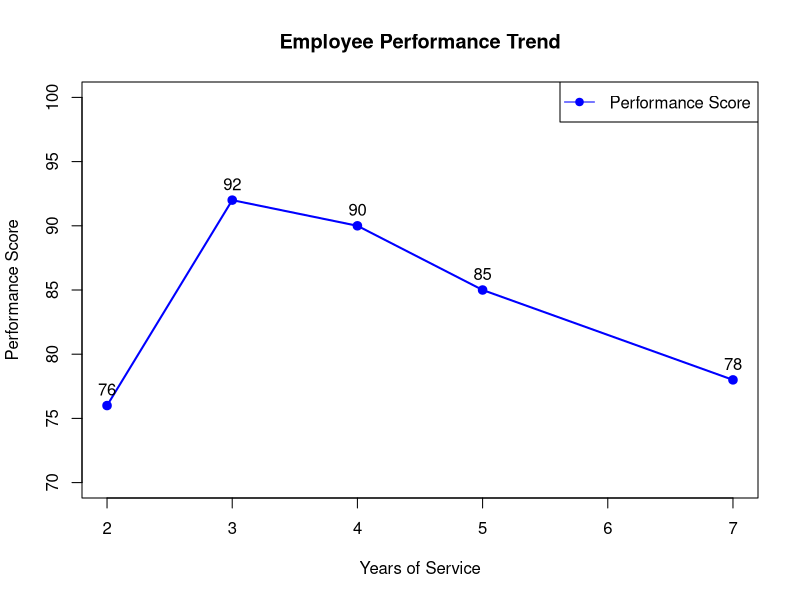
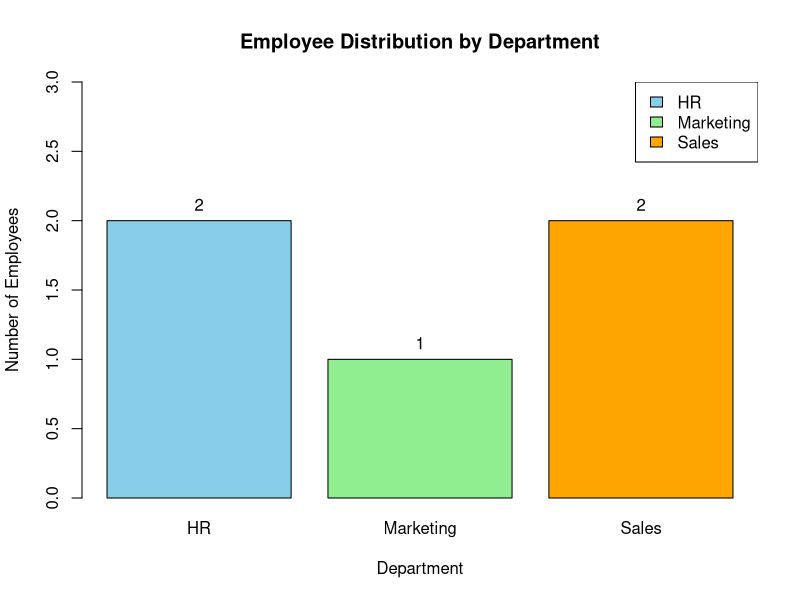
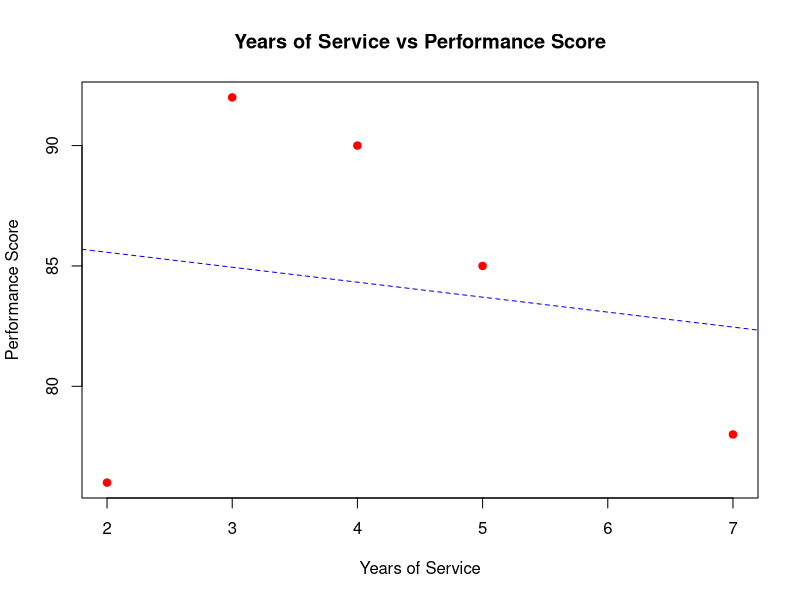

The R source for these figures, in order:
employee_id <- c(1, 2, 3, 4, 5)
department <- c("Sales", "HR", "Marketing", "Sales", "HR")
years <- c(5, 3, 7, 4, 2)
score <- c(85, 92, 78, 90, 76)

ord <- order(years)
plot(years[ord], score[ord],
     type = "o",
     pch = 19,
     col = "blue",
     lwd = 2,
     ylim = c(70, 100),
     xlab = "Years of Service",
     ylab = "Performance Score",
     main = "Employee Performance Trend")
text(years[ord], score[ord], labels = score[ord], pos = 3)
legend("topright",
       legend = "Performance Score",
       col = "blue", lty = 1, pch = 19)

dept_count <- table(department)
colors <- c("skyblue", "lightgreen", "orange")
bp <- barplot(dept_count,
              xlab = "Department",
              ylab = "Number of Employees",
              main = "Employee Distribution by Department",
              col = colors,
              ylim = c(0, 3))
text(bp, dept_count, labels = dept_count, pos = 3)
legend("topright",
       legend = names(dept_count),
       fill = colors)

plot(years, score,
     main = "Years of Service vs Performance Score",
     xlab = "Years of Service",
     ylab = "Performance Score",
     pch = 19,
     col = "red")
abline(lm(score ~ years), col = "blue", lty = 2)
cor(years, score)
